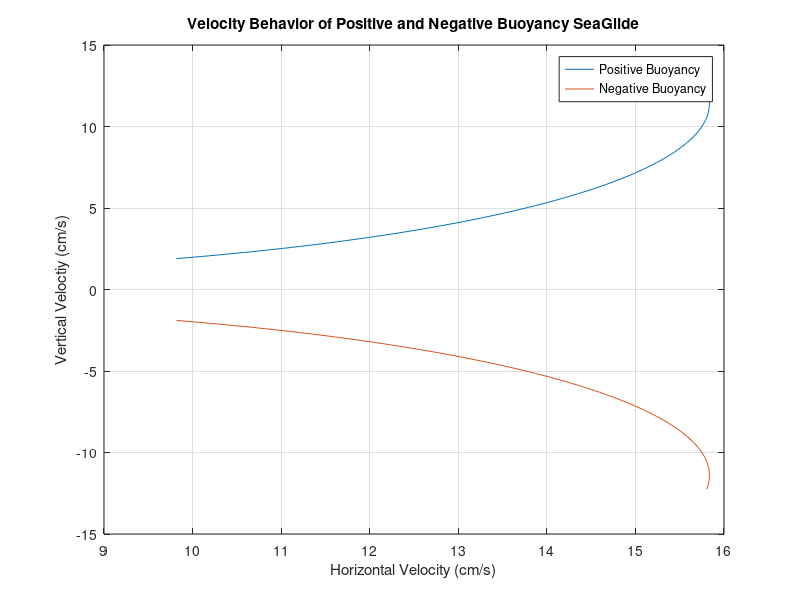

MATLAB code for this plot:
clear all; clc; close all;

%% Problem 5

rho = 1000;
S = 0.0455;
CD_0 = 0.1;
K = 0.06;
figure(1);

% Positive Buoyancy

W_B = -0.15;

V = 0.1:0.001:0.2;

q = 0.5*rho*V.^2;

a = 1;
b = -(q*S)./(K*W_B);
c = -(1+(q*S./(K*W_B)).^2 * K*CD_0);

x1 = (-b + sqrt(b.^2 - 4*a*c))/(2*a);
x2 = (-b - sqrt(b.^2 - 4*a*c))/(2*a);

gamma1 = asin(x1);
dx = V.*cos(gamma1)*100;
dy = V.*sin(gamma1)*100;

plot(dx, dy); hold on;

% Negative Buoyancy
W_B = 0.15;

V = 0.1:0.001:0.2;

q = 0.5*rho*V.^2;

a = 1;
b = -(q*S)./(K*W_B);
c = -(1+(q*S./(K*W_B)).^2 * K*CD_0);

x1 = (-b + sqrt(b.^2 - 4*a*c))/(2*a);
x2 = (-b - sqrt(b.^2 - 4*a*c))/(2*a);

gamma1 = asin(x2);
dx = V.*cos(gamma1)*100;
dy = V.*sin(gamma1)*100;

plot(dx, dy); hold on;
title('Velocity Behavior of Positive and Negative Buoyancy SeaGlide');
xlabel('Horizontal Velocity (cm/s)'); ylabel('Vertical Veloctiy (cm/s)');
grid on;
legend('Positive Buoyancy', 'Negative Buoyancy');
